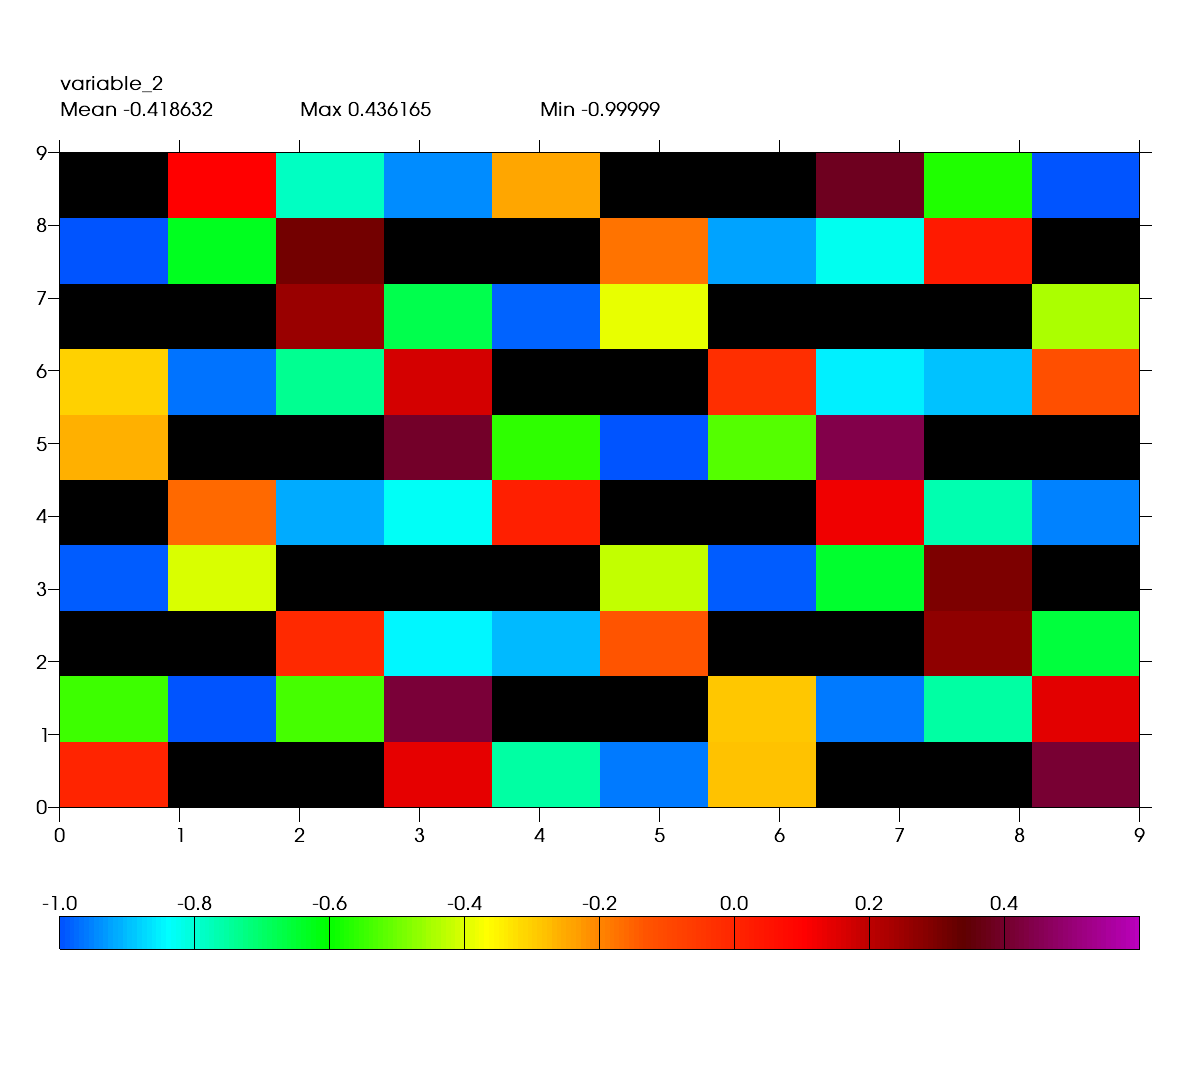

Reproduce this figure in Python.
import vcs, numpy, os, sys, testing.regression as regression

s = numpy.sin(numpy.arange(100))
s = numpy.reshape(s,(10,10))
s = numpy.ma.masked_greater(s,.5)

x = regression.init()
x.plot(s, bg=1)
regression.run(x, "test_vcs_boxfill_10x10_masked_numpy.png")
